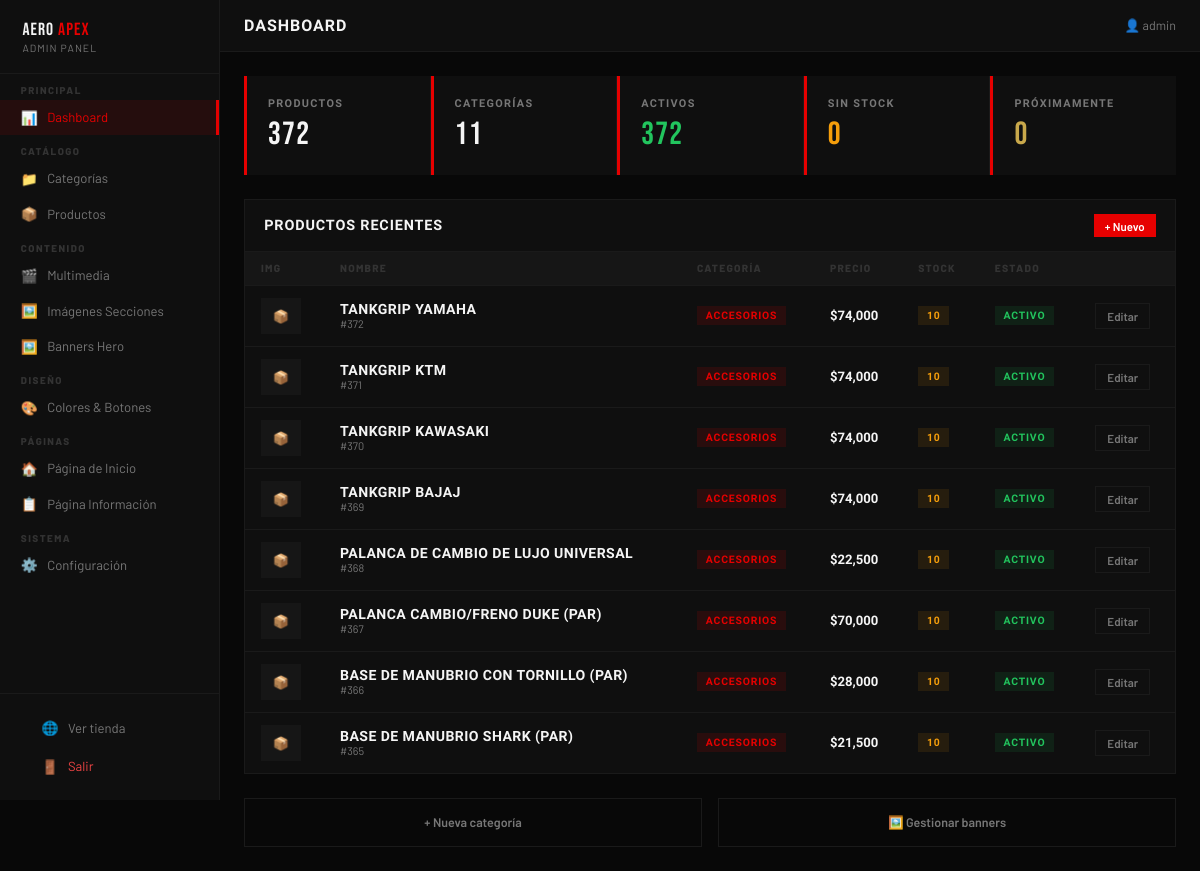
Page /admin (signed in) on the committed database.
### app.py (models this page shows)
class Producto(db.Model):
    id           = db.Column(db.Integer, primary_key=True)
    nombre       = db.Column(db.String(120), nullable=False)
    descripcion  = db.Column(db.Text,   default='')
    precio       = db.Column(db.Float,  nullable=False)
    precio_antes = db.Column(db.Float,  default=0)
    stock        = db.Column(db.Integer,default=0)
    categoria_id = db.Column(db.Integer, db.ForeignKey('categoria.id'), nullable=True)
    imagen       = db.Column(db.String(200), default='')
    destacado    = db.Column(db.Boolean, default=False)
    nuevo        = db.Column(db.Boolean, default=False)
    proximamente = db.Column(db.Boolean, default=False)
    activo       = db.Column(db.Boolean, default=True)
    creado       = db.Column(db.DateTime, default=datetime.utcnow)

class Categoria(db.Model):
    id          = db.Column(db.Integer, primary_key=True)
    nombre      = db.Column(db.String(80), nullable=False)
    slug        = db.Column(db.String(80), unique=True)
    descripcion = db.Column(db.String(300), default='')
    imagen      = db.Column(db.String(200), default='')
    icono       = db.Column(db.String(10),  default='🏍️')
    orden       = db.Column(db.Integer,     default=0)
    activa      = db.Column(db.Boolean,     default=True)
    productos   = db.relationship('Producto', backref='cat_rel', lazy=True)

### app.py (the view)
@app.route('/admin')
@login_req
def admin_dash():
    st = {
        'prods':    Producto.query.count(),
        'cats':     Categoria.query.count(),
        'activos':  Producto.query.filter_by(activo=True).count(),
        'sin_stock':Producto.query.filter(Producto.stock==0, Producto.activo==True).count(),
        'prox':     Producto.query.filter_by(proximamente=True).count(),
    }
    rec = Producto.query.order_by(Producto.creado.desc()).limit(8).all()
    return render_template('admin/dashboard.html', st=st, rec=rec)

### app.py (called while the page is built)
def gcfg(k, default=''):
    c = Config.query.filter_by(clave=k).first()
    return c.valor if c else default

def login_req(f):
    @wraps(f)
    def d(*a,**kw):
        if not session.get('admin'): return redirect(url_for('admin_login'))
        return f(*a,**kw)
    return d

@app.context_processor
def ctx():
    cats   = Categoria.query.filter_by(activa=True).order_by(Categoria.orden).all()
    wsp    = gcfg('whatsapp', WHATSAPP)
    ann    = gcfg('ann', '🏍️ ENVÍOS GRATIS EN BOGOTÁ · ACCESORIOS PREMIUM PARA TU MOTO')
    slides = BannerSlide.query.filter_by(activo=True).order_by(BannerSlide.orden).all()
    get_sec = lambda k: (SeccionImagen.query.filter_by(seccion=k).first() or type('',(),{'imagen':''})()).imagen
    return dict(nav_cats=cats, WHATSAPP=wsp, ANN=ann, slides=slides, gcfg=gcfg, get_sec=get_sec)

### templates/admin/dashboard.html (shortened to what this page needs)
{% extends 'admin/base_admin.html' %}
{% block page_title %}Dashboard{% endblock %}
{% block content %}
<div class="stats-row">
  <div class="stat"><div class="stat-l">Productos</div><div class="stat-v">{{ st.prods }}</div></div>
  <div class="stat"><div class="stat-l">Categorías</div><div class="stat-v">{{ st.cats }}</div></div>
  <div class="stat"><div class="stat-l">Activos</div><div class="stat-v" style="color:var(--success)">{{ st.activos }}</div></div>
  <div class="stat"><div class="stat-l">Sin stock</div><div class="stat-v" style="color:var(--warning)">{{ st.sin_stock }}</div></div>
  <div class="stat"><div class="stat-l">Próximamente</div><div class="stat-v" style="color:var(--gold)">{{ st.prox }}</div></div>
</div>
<div class="card">
  <div class="card-head"><h3>Productos recientes</h3><a href="/admin/productos/nuevo" class="btn btn-red btn-sm">+ Nuevo</a></div>
  <table>
    <thead><tr><th>Img</th><th>Nombre</th><th>Categoría</th><th>Precio</th><th>Stock</th><th>Estado</th><th></th></tr></thead>
    <tbody>
    {% for p in rec %}
    <tr>
      <td>{% if p.imagen %}<img src="/static/{{ p.imagen }}" style="width:40px;height:36px;object-fit:cover;border:1px solid var(--border)"/>{% else %}<div style="width:40px;height:36px;background:var(--bg3);display:flex;align-items:center;justify-content:center">📦</div>{% endif %}</td>
      <td><strong style="font-family:var(--font-h);text-transform:uppercase;letter-spacing:.03em;font-size:.88rem">{{ p.nombre }}</strong><div style="font-size:.68rem;color:var(--gray)">#{{ p.id }}</div></td>
      <td>{% if p.cat_rel %}<span class="badge b-red">{{ p.cat_rel.nombre }}</span>{% else %}<span style="color:var(--gray2)">—</span>{% endif %}</td>
      <td style="font-family:var(--font-h);font-weight:700">${{ "{:,.0f}".format(p.precio) }}</td>
      <td>{% if p.stock>10 %}<span class="badge b-ok">{{ p.stock }}</span>{% elif p.stock>0 %}<span class="badge b-warn">{{ p.stock }}</span>{% else %}<span class="badge b-danger">0</span>{% endif %}</td>
      <td>{% if p.proximamente %}<span class="badge b-gold">Próximo</span>{% elif p.activo %}<span class="badge b-ok">Activo</span>{% else %}<span class="badge b-gray">Inactivo</span>{% endif %}</td>
      <td><a href="/admin/productos/editar/{{ p.id }}" class="btn btn-ghost btn-sm">Editar</a></td>
    </tr>
    {% else %}<tr><td colspan="7" style="text-align:center;color:var(--gray);padding:2rem">Sin productos. <a href="/admin/productos/nuevo" style="color:var(--red)">Crear →</a></td></tr>
    {% endfor %}
    </tbody>
  </table>
</div>
<div style="display:grid;grid-template-columns:1fr 1fr;gap:1rem">
  <a href="/admin/categorias/nueva" class="btn btn-ghost" style="justify-content:center;padding:1rem">+ Nueva categoría</a>
  <a href="/admin/banners/nuevo" class="btn btn-ghost" style="justify-content:center;padding:1rem">🖼️ Gestionar banners</a>
</div>
{% endblock %}

### templates/admin/base_admin.html (style rules this page uses)
:root { --bg:#080808;--bg2:#0f0f0f;--bg3:#161616;--bg4:#1e1e1e;--red:#e60000;--red2:#b30000;--white:#f5f5f5;--gray:#777;--gray2:#333;--border:#1a1a1a;--success:#22c55e;--warning:#f59e0b;--danger:#ef4444;--gold:#c8a84b;--sb:220px;--font-d:'Bebas Neue',sans-serif;--font-h:'Barlow Condensed',sans-serif;--font:'Barlow',sans-serif }
* { box-sizing:border-box;margin:0;padding:0 }
body { font-family:var(--font);background:var(--bg);color:var(--white);display:flex;min-height:100vh }
a { color:inherit;text-decoration:none }
h1,h2,h3,h4 { font-family:var(--font-h) }
.stats-row { display:grid;grid-template-columns:repeat(auto-fill,minmax(180px,1fr));gap:1px;background:var(--border);margin-bottom:1.5rem }
.stat { background:var(--bg2);padding:1.3rem 1.5rem;position:relative }
.stat::before { content:'';position:absolute;top:0;left:0;width:3px;height:100%;background:var(--red) }
.stat-l { font-size:.68rem;font-family:var(--font-h);font-weight:700;text-transform:uppercase;letter-spacing:.12em;color:var(--gray);margin-bottom:.35rem }
.stat-v { font-family:var(--font-d);font-size:2rem;letter-spacing:.04em }
.card { background:var(--bg2);border:1px solid var(--border);margin-bottom:1.5rem }
.card-head { padding:.85rem 1.2rem;border-bottom:1px solid var(--border);display:flex;align-items:center;justify-content:space-between }
.card-head h3 { font-family:var(--font-h);font-size:.9rem;font-weight:800;text-transform:uppercase;letter-spacing:.06em }
table { width:100%;border-collapse:collapse }
th { text-align:left;padding:.65rem 1rem;font-size:.65rem;font-weight:800;text-transform:uppercase;letter-spacing:.12em;color:var(--gray2);border-bottom:1px solid var(--border);background:var(--bg3) }
td { padding:.75rem 1rem;border-bottom:1px solid var(--border);font-size:.82rem;vertical-align:middle }
tr:last-child td { border:none }
.badge { display:inline-block;padding:.18rem .55rem;font-family:var(--font-h);font-size:.65rem;font-weight:800;text-transform:uppercase;letter-spacing:.08em }
.b-ok { background:rgba(34,197,94,.1);color:var(--success) }
.b-warn { background:rgba(245,158,11,.1);color:var(--warning) }
.b-red { background:rgba(230,0,0,.12);color:var(--red) }
.btn { display:inline-flex;align-items:center;gap:.4rem;padding:.46rem 1rem;font-family:var(--font);font-weight:600;font-size:.78rem;cursor:pointer;border:none;transition:.15s;text-decoration:none }
.btn-red { background:var(--red);color:white }
.btn-ghost { background:transparent;color:var(--gray);border:1px solid var(--border) }
.btn-sm { padding:.3rem .7rem;font-size:.72rem }

### rows in the picture
Producto: nombre "TANKGRIP YAMAHA", id "372", cat_rel.nombre "ACCESORIOS", precio "74,000", stock "10", proximamente "ACTIVO"
Producto: nombre "TANKGRIP KTM", id "371", cat_rel.nombre "ACCESORIOS", precio "74,000", stock "10", proximamente "ACTIVO"
Producto: nombre "TANKGRIP KAWASAKI", id "370", cat_rel.nombre "ACCESORIOS", precio "74,000", stock "10", proximamente "ACTIVO"
Producto: nombre "TANKGRIP BAJAJ", id "369", cat_rel.nombre "ACCESORIOS", precio "74,000", stock "10", proximamente "ACTIVO"
Producto: nombre "PALANCA DE CAMBIO DE LUJO UNIVERSAL", id "368", cat_rel.nombre "ACCESORIOS", precio "22,500", stock "10", proximamente "ACTIVO"
Producto: nombre "PALANCA CAMBIO/FRENO DUKE (PAR)", id "367", cat_rel.nombre "ACCESORIOS", precio "70,000", stock "10", proximamente "ACTIVO"
Producto: nombre "BASE DE MANUBRIO CON TORNILLO (PAR)", id "366", cat_rel.nombre "ACCESORIOS", precio "28,000", stock "10", proximamente "ACTIVO"
Producto: nombre "BASE DE MANUBRIO SHARK (PAR)", id "365", cat_rel.nombre "ACCESORIOS", precio "21,500", stock "10", proximamente "ACTIVO"

### other values in the picture
{{ session.get('admin_u','Admin') }} "admin"
{{ st.prods }} "372"
{{ st.cats }} "11"
{{ st.activos }} "372"
{{ st.sin_stock }} "0"
{{ st.prox }} "0"
